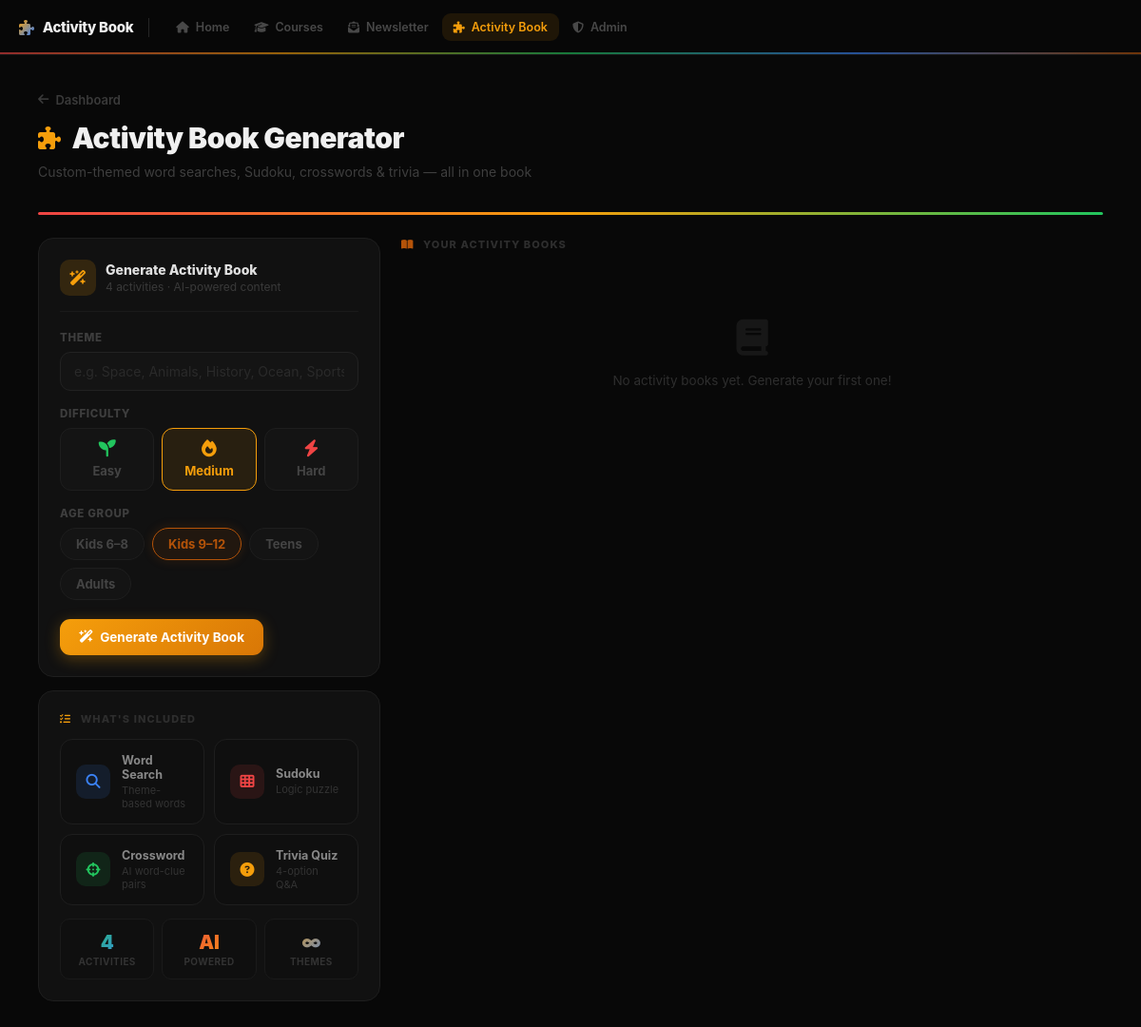
Before: /actgen/ with the older database file.
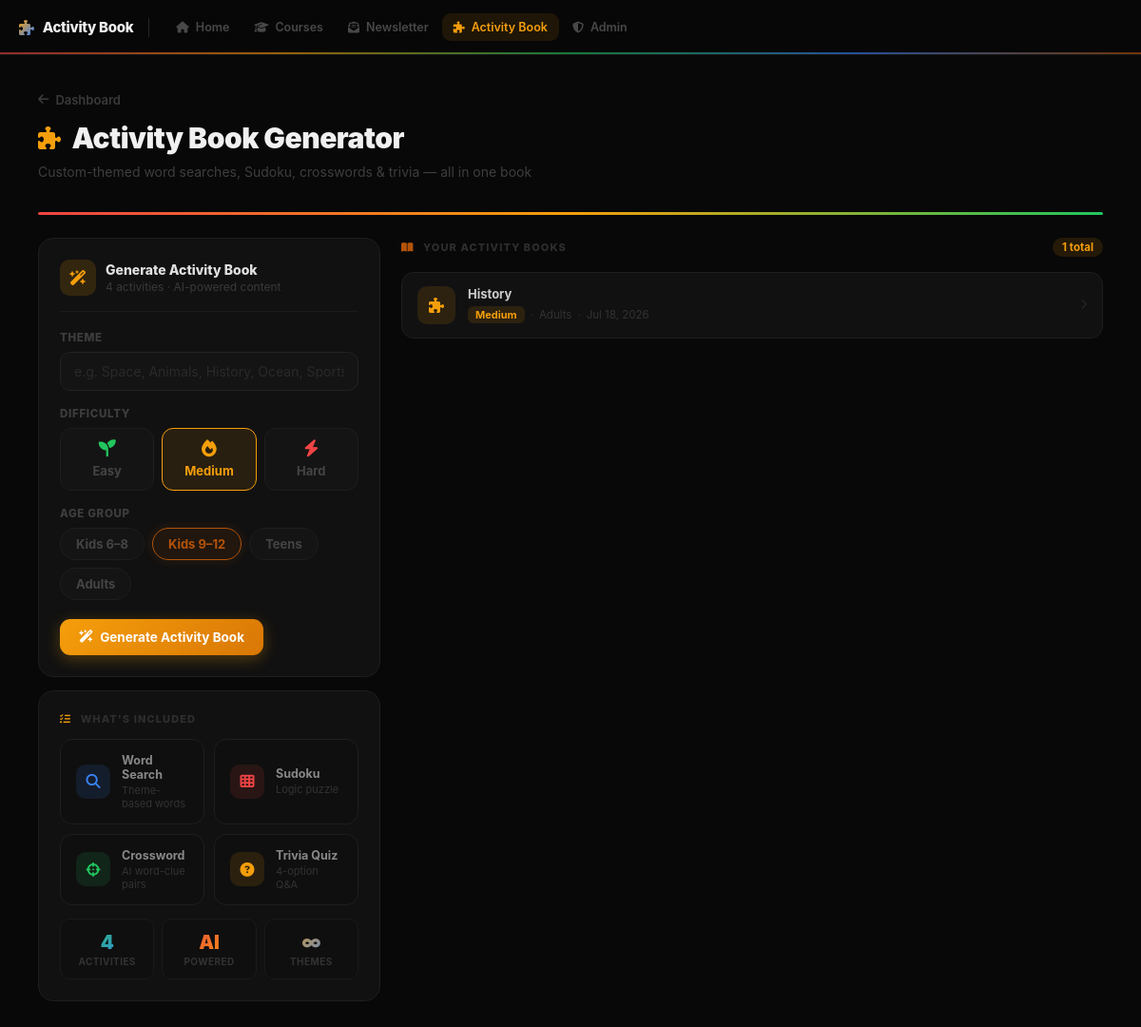
After: the same page with the newer database file.
### models.py (models this page shows)
class ActivityBook(db.Model):
    __tablename__ = "activity_books"
    id         = db.Column(db.Integer, primary_key=True)
    theme      = db.Column(db.String(200))
    difficulty = db.Column(db.String(50))
    age_group  = db.Column(db.String(50))
    created_at = db.Column(db.DateTime, default=datetime.utcnow)
    activities = db.relationship("Activity", backref="book",
                                 cascade="all, delete-orphan", order_by="Activity.id")

### apps/actgen/__init__.py (the view)
@actgen_bp.route("/")
def index():
    books = ActivityBook.query.order_by(ActivityBook.created_at.desc()).limit(20).all()
    return render_template("actgen/index.html", books=books)

### templates/actgen/index.html (shortened to what this page needs)
{% extends "base.html" %}
{% block navbar_brand %}<span class="navbar-brand"><i class="fas fa-puzzle-piece"></i> Activity Book</span>{% endblock %}
{% block nav_actgen %}active{% endblock %}
{% block content %}
<div class="page-header anim-up">
  <a class="back-link" href="/"><i class="fas fa-arrow-left"></i> Dashboard</a>
  <h1><i class="fas fa-puzzle-piece"></i> Activity Book Generator</h1>
  <p class="subtitle">Custom-themed word searches, Sudoku, crosswords &amp; trivia — all in one book</p>
</div>
<div class="color-bar"></div>
<div class="split">
  <div class="sticky-col">
    <div class="card card-glow anim-up d1">
      <div class="form-card-header">
        <div class="form-card-icon"><i class="fas fa-wand-magic-sparkles"></i></div>
        <div>
          <div style="font-size:14px;font-weight:800;color:#e0e0e0;">Generate Activity Book</div>
          <div style="font-size:12px;color:#3a3a3a;margin-top:2px;">4 activities · AI-powered content</div>
        </div>
      </div>
      <div class="form-group">
        <label class="form-label">Theme</label>
        <input class="input" id="theme"
          placeholder="e.g. Space, Animals, History, Ocean, Sports…">
      </div>
      <div class="form-group">
        <label class="form-label">Difficulty</label>
        <div class="diff-grid" id="diffGrid">
          <button class="diff-btn" data-val="Easy" onclick="selectDiff(this)">
            <i class="fas fa-seedling" style="color:var(--green);"></i> Easy
          </button>
          <button class="diff-btn selected" data-val="Medium" onclick="selectDiff(this)">
            <i class="fas fa-fire" style="color:var(--yellow);"></i> Medium
          </button>
          <button class="diff-btn" data-val="Hard" onclick="selectDiff(this)">
            <i class="fas fa-bolt" style="color:var(--red);"></i> Hard
          </button>
        </div>
      </div>
      <div class="form-group mb-0">
        <label class="form-label">Age Group</label>
        <div class="age-pills" id="agePills">
          <button class="age-pill" data-val="Kids 6-8"  onclick="selectAge(this)">Kids 6–8</button>
          <button class="age-pill selected" data-val="Kids 9-12" onclick="selectAge(this)">Kids 9–12</button>
          <button class="age-pill" data-val="Teens"     onclick="selectAge(this)">Teens</button>
          <button class="age-pill" data-val="Adults"    onclick="selectAge(this)">Adults</button>
        </div>
      </div>
      <button class="btn btn-warning" id="genBtn" onclick="generate()" style="margin-top:20px;">
        <i class="fas fa-wand-magic-sparkles"></i> Generate Activity Book
      </button>
    </div>
    <div class="card anim-up d2" style="margin-top:0;">
      <p class="section-label" style="margin-top:0;">
        <i class="fas fa-list-check" style="color:var(--yellow);margin-right:6px;"></i>
        What's Included
      </p>
      <div class="activity-grid">
        <div class="activity-feat" style="--af-color:var(--blue);">
          <div class="af-icon" style="background:rgba(59,130,246,.12);color:var(--blue);"><i class="fas fa-search"></i></div>
          <div>
            <div class="af-name">Word Search</div>
            <div class="af-desc">Theme-based words</div>
          </div>
        </div>
        <div class="activity-feat" style="--af-color:var(--red);">
          <div class="af-icon" style="background:rgba(239,68,68,.12);color:var(--red);"><i class="fas fa-th"></i></div>
          <div>
            <div class="af-name">Sudoku</div>
            <div class="af-desc">Logic puzzle</div>
          </div>
        </div>
        <div class="activity-feat" style="--af-color:var(--green);">
          <div class="af-icon" style="background:rgba(34,197,94,.12);color:var(--green);"><i class="fas fa-crosshairs"></i></div>
          <div>
            <div class="af-name">Crossword</div>
            <div class="af-desc">AI word-clue pairs</div>
          </div>
        </div>
        <div class="activity-feat" style="--af-color:var(--yellow);">
          <div class="af-icon" style="background:rgba(245,158,11,.12);color:var(--yellow);"><i class="fas fa-question-circle"></i></div>
          <div>
            <div class="af-name">Trivia Quiz</div>
            <div class="af-desc">4-option Q&amp;A</div>
          </div>
        </div>
      </div>
      <div class="act-stats">
        <div class="act-stat">
          <div class="n grad-green-blue">4</div>
          <div class="l">Activities</div>
        </div>
        <div class="act-stat">
          <div class="n grad-red-yellow">AI</div>
          <div class="l">Powered</div>
        </div>
        <div class="act-stat">
          <div class="n grad-text">∞</div>
          <div class="l">Themes</div>
        </div>
      </div>
    </div>
  </div>
  <div class="anim-up d2">
    <div class="flex items-center justify-between" style="margin-bottom:16px;">
      <p class="section-label" style="margin:0;">
        <i class="fas fa-book-open" style="color:var(--brown);margin-right:6px;"></i>
        Your Activity Books
      </p>
      {% if books %}
      <span class="badge badge-yellow">{{ books|length }} total</span>
      {% endif %}
    </div>
    {% if books %}
      {% for book in books %}
      <div class="book-item" onclick="window.location='/actgen/{{ book.id }}'">
        <div class="history-icon" style="background:rgba(245,158,11,.12);color:var(--yellow);">
          <i class="fas fa-puzzle-piece"></i>
        </div>
        <div class="history-meta">
          <div class="title">{{ book.theme }}</div>
          <div class="sub" style="display:flex;align-items:center;gap:6px;flex-wrap:wrap;margin-top:5px;">
            {% if book.difficulty == 'Easy' %}
              <span style="background:rgba(34,197,94,.12);color:var(--green);border-radius:6px;padding:2px 8px;font-size:11px;font-weight:700;">{{ book.difficulty }}</span>
            {% elif book.difficulty == 'Hard' %}
              <span style="background:rgba(239,68,68,.12);color:var(--red);border-radius:6px;padding:2px 8px;font-size:11px;font-weight:700;">{{ book.difficulty }}</span>
            {% else %}
              <span style="background:rgba(245,158,11,.12);color:var(--yellow);border-radius:6px;padding:2px 8px;font-size:11px;font-weight:700;">{{ book.difficulty }}</span>
            {% endif %}
            <span style="color:#2e2e2e;">·</span>
            <span>{{ book.age_group }}</span>
            <span style="color:#2e2e2e;">·</span>
            <span>{{ book.created_at.strftime('%b %d, %Y') }}</span>
          </div>
        </div>
        <i class="fas fa-chevron-right history-arrow"></i>
      </div>
      {% endfor %}
    {% else %}
      <div class="empty-state">
        <div class="icon"><i class="fas fa-book"></i></div>
        <p>No activity books yet. Generate your first one!</p>
      </div>
    {% endif %}
  </div>
</div>
{% endblock %}

### templates/base.html (shortened to what this page needs)
<!DOCTYPE html>
<html lang="en">
<head>
  <link rel="stylesheet" href="/static/css/mobile.css">
  <link rel="stylesheet" href="https://cdnjs.cloudflare.com/ajax/libs/font-awesome/6.5.0/css/all.min.css">
</head>
<body>
<nav class="navbar">
  {% block navbar_brand %}{% endblock %}
  <div class="nav-links">
    <a href="/" class="nav-link {% block nav_home %}{% endblock %}">
      <i class="fas fa-home"></i><span>Home</span>
    </a>
    <a href="/coursegen/" class="nav-link nav-link-blue {% block nav_course %}{% endblock %}">
      <i class="fas fa-graduation-cap"></i><span>Courses</span>
    </a>
    <a href="/emailnewsgen/" class="nav-link nav-link-green {% block nav_newsletter %}{% endblock %}">
      <i class="fas fa-envelope-open-text"></i><span>Newsletter</span>
    </a>
    <a href="/actgen/" class="nav-link nav-link-yellow {% block nav_actgen %}{% endblock %}">
      <i class="fas fa-puzzle-piece"></i><span>Activity Book</span>
    </a>
    <a href="/admin/" class="nav-link nav-link-red {% block nav_admin %}{% endblock %}">
      <i class="fas fa-shield-halved"></i><span>Admin</span>
    </a>
  </div>
</nav>
<div class="page-wrap">
  {% block content %}{% endblock %}
</div>
</body>
</html>

### templates/actgen/index.html (style rules this page uses)
.activity-grid { display: grid; grid-template-columns: repeat(2, 1fr); gap: 10px; margin-top: 4px; }
.activity-feat { display: flex; align-items: center; gap: 12px; padding: 14px 16px; border-radius: 13px; border: 1px solid #1e1e1e; background: #0f0f0f; transition: transform .2s, border-color .2s, box-shadow .2s; position: relative; overflow: hidden; }
.activity-feat::after { content: ''; position: absolute; bottom: 0; left: 0; right: 0; height: 2px; background: var(--af-color, var(--accent)); opacity: 0; transition: opacity .2s; }
.activity-feat .af-icon { width: 36px; height: 36px; border-radius: 10px; flex-shrink: 0; display: flex; align-items: center; justify-content: center; font-size: 15px; }
.activity-feat .af-name { font-size: 12.5px; font-weight: 700; color: #888; }
.activity-feat .af-desc { font-size: 11px; color: #333; margin-top: 2px; }
.diff-grid { display: grid; grid-template-columns: repeat(3,1fr); gap: 8px; }
.diff-btn { padding: 12px 8px; border-radius: 12px; border: 1.5px solid #1e1e1e; background: #141414; color: #444; font-size: 13px; font-weight: 700; cursor: pointer; text-align: center; transition: all .18s; font-family: inherit; }
.diff-btn.selected { border-color: var(--accent); color: var(--accent); background: color-mix(in srgb,var(--accent) 10%,transparent); }
.diff-btn i { display: block; font-size: 18px; margin-bottom: 6px; }
.age-pills { display: flex; flex-wrap: wrap; gap: 8px; }
.age-pill { padding: 8px 16px; border-radius: 20px; border: 1.5px solid #1e1e1e; background: #141414; color: #444; font-size: 13px; font-weight: 700; cursor: pointer; transition: all .18s; font-family: inherit; }
.age-pill.selected { border-color: var(--brown); color: var(--brown); background: rgba(180,83,9,.1); box-shadow: 0 0 12px rgba(180,83,9,.2); }
.book-item { display: flex; align-items: center; gap: 13px; background: #111; border: 1px solid #1e1e1e; border-radius: 13px; padding: 14px 16px; margin-bottom: 8px; cursor: pointer; transition: border-color .2s, background .2s, transform .2s, box-shadow .2s; position: relative; overflow: hidden; }
.book-item::before { content: ''; position: absolute; left: 0; top: 0; bottom: 0; width: 3px; background: linear-gradient(180deg, var(--yellow), var(--brown)); opacity: 0; transition: opacity .2s; }
.form-card-header { display: flex; align-items: center; gap: 10px; margin-bottom: 20px; padding-bottom: 16px; border-bottom: 1px solid #1a1a1a; }
.form-card-icon { width: 38px; height: 38px; border-radius: 10px; background: rgba(245,158,11,.15); color: var(--yellow); display: flex; align-items: center; justify-content: center; font-size: 16px; flex-shrink: 0; }
.act-stats { display: grid; grid-template-columns: repeat(3,1fr); gap: 8px; margin-top: 14px; }
.act-stat { background: #0f0f0f; border: 1px solid #1a1a1a; border-radius: 10px; padding: 12px; text-align: center; }
.act-stat .n { font-size: 20px; font-weight: 900; }
.act-stat .l { font-size: 10px; color: #333; font-weight: 700; text-transform: uppercase; letter-spacing: .04em; margin-top: 2px; }

Changed rows visible on the page:
added ActivityBook: theme "History", difficulty "Medium", age_group "Adults", created_at "Jul 18, 2026"
Other visible differences:
{{ books|length }}: (not shown) → "1"
text no longer shown: "No activity books yet. Generate your first one!"
text now shown: "total"
